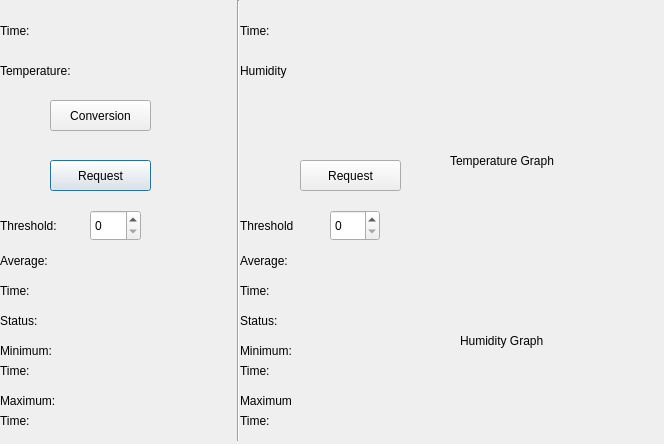
<?xml version="1.0" encoding="UTF-8"?>
<ui version="4.0">
 <class>Dialog</class>
 <widget class="QDialog" name="Dialog">
  <property name="geometry">
   <rect>
    <x>0</x>
    <y>0</y>
    <width>664</width>
    <height>444</height>
   </rect>
  </property>
  <property name="windowTitle">
   <string>Dialog</string>
  </property>
  <widget class="QPushButton" name="temperature">
   <property name="geometry">
    <rect>
     <x>50</x>
     <y>160</y>
     <width>101</width>
     <height>31</height>
    </rect>
   </property>
   <property name="text">
    <string>Request</string>
   </property>
  </widget>
  <widget class="QLabel" name="label">
   <property name="geometry">
    <rect>
     <x>0</x>
     <y>60</y>
     <width>91</width>
     <height>21</height>
    </rect>
   </property>
   <property name="text">
    <string>Temperature:</string>
   </property>
  </widget>
  <widget class="QLabel" name="label_temp">
   <property name="geometry">
    <rect>
     <x>100</x>
     <y>60</y>
     <width>131</width>
     <height>21</height>
    </rect>
   </property>
   <property name="text">
    <string/>
   </property>
  </widget>
  <widget class="QLabel" name="label_3">
   <property name="geometry">
    <rect>
     <x>240</x>
     <y>60</y>
     <width>81</width>
     <height>21</height>
    </rect>
   </property>
   <property name="text">
    <string>Humidity</string>
   </property>
  </widget>
  <widget class="QLabel" name="label_hum">
   <property name="geometry">
    <rect>
     <x>320</x>
     <y>60</y>
     <width>111</width>
     <height>21</height>
    </rect>
   </property>
   <property name="text">
    <string/>
   </property>
  </widget>
  <widget class="QLabel" name="label_5">
   <property name="geometry">
    <rect>
     <x>240</x>
     <y>20</y>
     <width>41</width>
     <height>21</height>
    </rect>
   </property>
   <property name="text">
    <string>Time:</string>
   </property>
  </widget>
  <widget class="QPushButton" name="humidity">
   <property name="geometry">
    <rect>
     <x>300</x>
     <y>160</y>
     <width>101</width>
     <height>31</height>
    </rect>
   </property>
   <property name="text">
    <string>Request</string>
   </property>
  </widget>
  <widget class="QLabel" name="label_7">
   <property name="geometry">
    <rect>
     <x>0</x>
     <y>20</y>
     <width>41</width>
     <height>21</height>
    </rect>
   </property>
   <property name="text">
    <string>Time:</string>
   </property>
  </widget>
  <widget class="QLabel" name="temp_time">
   <property name="geometry">
    <rect>
     <x>40</x>
     <y>20</y>
     <width>191</width>
     <height>21</height>
    </rect>
   </property>
   <property name="text">
    <string/>
   </property>
  </widget>
  <widget class="Line" name="line">
   <property name="geometry">
    <rect>
     <x>230</x>
     <y>0</y>
     <width>16</width>
     <height>441</height>
    </rect>
   </property>
   <property name="orientation">
    <enum>Qt::Vertical</enum>
   </property>
  </widget>
  <widget class="QLabel" name="hum_time">
   <property name="geometry">
    <rect>
     <x>290</x>
     <y>20</y>
     <width>151</width>
     <height>21</height>
    </rect>
   </property>
   <property name="text">
    <string/>
   </property>
  </widget>
  <widget class="QLabel" name="label_2">
   <property name="geometry">
    <rect>
     <x>0</x>
     <y>250</y>
     <width>67</width>
     <height>21</height>
    </rect>
   </property>
   <property name="text">
    <string>Average:</string>
   </property>
  </widget>
  <widget class="QLabel" name="average_temperature">
   <property name="geometry">
    <rect>
     <x>70</x>
     <y>250</y>
     <width>67</width>
     <height>21</height>
    </rect>
   </property>
   <property name="text">
    <string/>
   </property>
  </widget>
  <widget class="QLabel" name="label_6">
   <property name="geometry">
    <rect>
     <x>240</x>
     <y>250</y>
     <width>67</width>
     <height>21</height>
    </rect>
   </property>
   <property name="text">
    <string>Average:</string>
   </property>
  </widget>
  <widget class="QLabel" name="average_humidity">
   <property name="geometry">
    <rect>
     <x>310</x>
     <y>250</y>
     <width>67</width>
     <height>21</height>
    </rect>
   </property>
   <property name="text">
    <string/>
   </property>
  </widget>
  <widget class="QLabel" name="label_4">
   <property name="geometry">
    <rect>
     <x>0</x>
     <y>310</y>
     <width>67</width>
     <height>21</height>
    </rect>
   </property>
   <property name="text">
    <string>Status:</string>
   </property>
  </widget>
  <widget class="QLabel" name="label_8">
   <property name="geometry">
    <rect>
     <x>240</x>
     <y>310</y>
     <width>67</width>
     <height>21</height>
    </rect>
   </property>
   <property name="text">
    <string>Status:</string>
   </property>
  </widget>
  <widget class="QLabel" name="temp_alert">
   <property name="geometry">
    <rect>
     <x>50</x>
     <y>310</y>
     <width>67</width>
     <height>21</height>
    </rect>
   </property>
   <property name="text">
    <string/>
   </property>
  </widget>
  <widget class="QLabel" name="hum_alert">
   <property name="geometry">
    <rect>
     <x>300</x>
     <y>310</y>
     <width>67</width>
     <height>21</height>
    </rect>
   </property>
   <property name="text">
    <string/>
   </property>
  </widget>
  <widget class="QLabel" name="label_9">
   <property name="geometry">
    <rect>
     <x>0</x>
     <y>210</y>
     <width>81</width>
     <height>31</height>
    </rect>
   </property>
   <property name="text">
    <string>Threshold:</string>
   </property>
  </widget>
  <widget class="QSpinBox" name="temperature_threshold">
   <property name="geometry">
    <rect>
     <x>90</x>
     <y>210</y>
     <width>51</width>
     <height>31</height>
    </rect>
   </property>
  </widget>
  <widget class="QSpinBox" name="humidity_threshold">
   <property name="geometry">
    <rect>
     <x>330</x>
     <y>210</y>
     <width>50</width>
     <height>31</height>
    </rect>
   </property>
  </widget>
  <widget class="QLabel" name="label_10">
   <property name="geometry">
    <rect>
     <x>240</x>
     <y>210</y>
     <width>81</width>
     <height>31</height>
    </rect>
   </property>
   <property name="text">
    <string>Threshold</string>
   </property>
  </widget>
  <widget class="QLabel" name="label_11">
   <property name="geometry">
    <rect>
     <x>450</x>
     <y>150</y>
     <width>141</width>
     <height>21</height>
    </rect>
   </property>
   <property name="text">
    <string>Temperature Graph </string>
   </property>
  </widget>
  <widget class="QLabel" name="label_12">
   <property name="geometry">
    <rect>
     <x>460</x>
     <y>330</y>
     <width>121</width>
     <height>21</height>
    </rect>
   </property>
   <property name="text">
    <string>Humidity Graph</string>
   </property>
  </widget>
  <widget class="QPushButton" name="conversion1">
   <property name="geometry">
    <rect>
     <x>50</x>
     <y>100</y>
     <width>101</width>
     <height>31</height>
    </rect>
   </property>
   <property name="text">
    <string>Conversion</string>
   </property>
  </widget>
  <widget class="QLabel" name="label_13">
   <property name="geometry">
    <rect>
     <x>0</x>
     <y>340</y>
     <width>71</width>
     <height>21</height>
    </rect>
   </property>
   <property name="text">
    <string>Minimum:</string>
   </property>
  </widget>
  <widget class="QLabel" name="label_14">
   <property name="geometry">
    <rect>
     <x>0</x>
     <y>390</y>
     <width>81</width>
     <height>21</height>
    </rect>
   </property>
   <property name="text">
    <string>Maximum:</string>
   </property>
  </widget>
  <widget class="QLabel" name="label_15">
   <property name="geometry">
    <rect>
     <x>240</x>
     <y>340</y>
     <width>71</width>
     <height>21</height>
    </rect>
   </property>
   <property name="text">
    <string>Minimum:</string>
   </property>
  </widget>
  <widget class="QLabel" name="label_16">
   <property name="geometry">
    <rect>
     <x>240</x>
     <y>390</y>
     <width>81</width>
     <height>21</height>
    </rect>
   </property>
   <property name="text">
    <string>Maximum</string>
   </property>
  </widget>
  <widget class="QLabel" name="temp_minimum">
   <property name="geometry">
    <rect>
     <x>80</x>
     <y>340</y>
     <width>81</width>
     <height>21</height>
    </rect>
   </property>
   <property name="text">
    <string/>
   </property>
  </widget>
  <widget class="QLabel" name="temp_maximum">
   <property name="geometry">
    <rect>
     <x>80</x>
     <y>390</y>
     <width>67</width>
     <height>21</height>
    </rect>
   </property>
   <property name="text">
    <string/>
   </property>
  </widget>
  <widget class="QLabel" name="hum_minimum">
   <property name="geometry">
    <rect>
     <x>320</x>
     <y>340</y>
     <width>67</width>
     <height>21</height>
    </rect>
   </property>
   <property name="text">
    <string/>
   </property>
  </widget>
  <widget class="QLabel" name="hum_maximum">
   <property name="geometry">
    <rect>
     <x>320</x>
     <y>390</y>
     <width>67</width>
     <height>21</height>
    </rect>
   </property>
   <property name="text">
    <string/>
   </property>
  </widget>
  <widget class="QLabel" name="label_17">
   <property name="geometry">
    <rect>
     <x>0</x>
     <y>280</y>
     <width>67</width>
     <height>21</height>
    </rect>
   </property>
   <property name="text">
    <string>Time:</string>
   </property>
  </widget>
  <widget class="QLabel" name="label_18">
   <property name="geometry">
    <rect>
     <x>0</x>
     <y>360</y>
     <width>67</width>
     <height>21</height>
    </rect>
   </property>
   <property name="text">
    <string>Time:</string>
   </property>
  </widget>
  <widget class="QLabel" name="label_19">
   <property name="geometry">
    <rect>
     <x>0</x>
     <y>410</y>
     <width>67</width>
     <height>21</height>
    </rect>
   </property>
   <property name="text">
    <string>Time:</string>
   </property>
  </widget>
  <widget class="QLabel" name="label_20">
   <property name="geometry">
    <rect>
     <x>240</x>
     <y>360</y>
     <width>67</width>
     <height>21</height>
    </rect>
   </property>
   <property name="text">
    <string>Time:</string>
   </property>
  </widget>
  <widget class="QLabel" name="label_21">
   <property name="geometry">
    <rect>
     <x>240</x>
     <y>410</y>
     <width>67</width>
     <height>21</height>
    </rect>
   </property>
   <property name="text">
    <string>Time:</string>
   </property>
  </widget>
  <widget class="QLabel" name="label_22">
   <property name="geometry">
    <rect>
     <x>240</x>
     <y>280</y>
     <width>67</width>
     <height>21</height>
    </rect>
   </property>
   <property name="text">
    <string>Time:</string>
   </property>
  </widget>
  <widget class="QLabel" name="temp_avg_time">
   <property name="geometry">
    <rect>
     <x>50</x>
     <y>280</y>
     <width>171</width>
     <height>21</height>
    </rect>
   </property>
   <property name="text">
    <string/>
   </property>
  </widget>
  <widget class="QLabel" name="temp_min_time">
   <property name="geometry">
    <rect>
     <x>40</x>
     <y>360</y>
     <width>191</width>
     <height>21</height>
    </rect>
   </property>
   <property name="text">
    <string/>
   </property>
  </widget>
  <widget class="QLabel" name="temp_max_time">
   <property name="geometry">
    <rect>
     <x>40</x>
     <y>410</y>
     <width>191</width>
     <height>21</height>
    </rect>
   </property>
   <property name="text">
    <string/>
   </property>
  </widget>
  <widget class="QLabel" name="hum_avg_time">
   <property name="geometry">
    <rect>
     <x>280</x>
     <y>280</y>
     <width>161</width>
     <height>21</height>
    </rect>
   </property>
   <property name="text">
    <string/>
   </property>
  </widget>
  <widget class="QLabel" name="hum_min_time">
   <property name="geometry">
    <rect>
     <x>280</x>
     <y>360</y>
     <width>161</width>
     <height>21</height>
    </rect>
   </property>
   <property name="text">
    <string/>
   </property>
  </widget>
  <widget class="QLabel" name="hum_max_time">
   <property name="geometry">
    <rect>
     <x>280</x>
     <y>410</y>
     <width>161</width>
     <height>21</height>
    </rect>
   </property>
   <property name="text">
    <string/>
   </property>
  </widget>
 </widget>
 <resources/>
 <connections/>
</ui>
